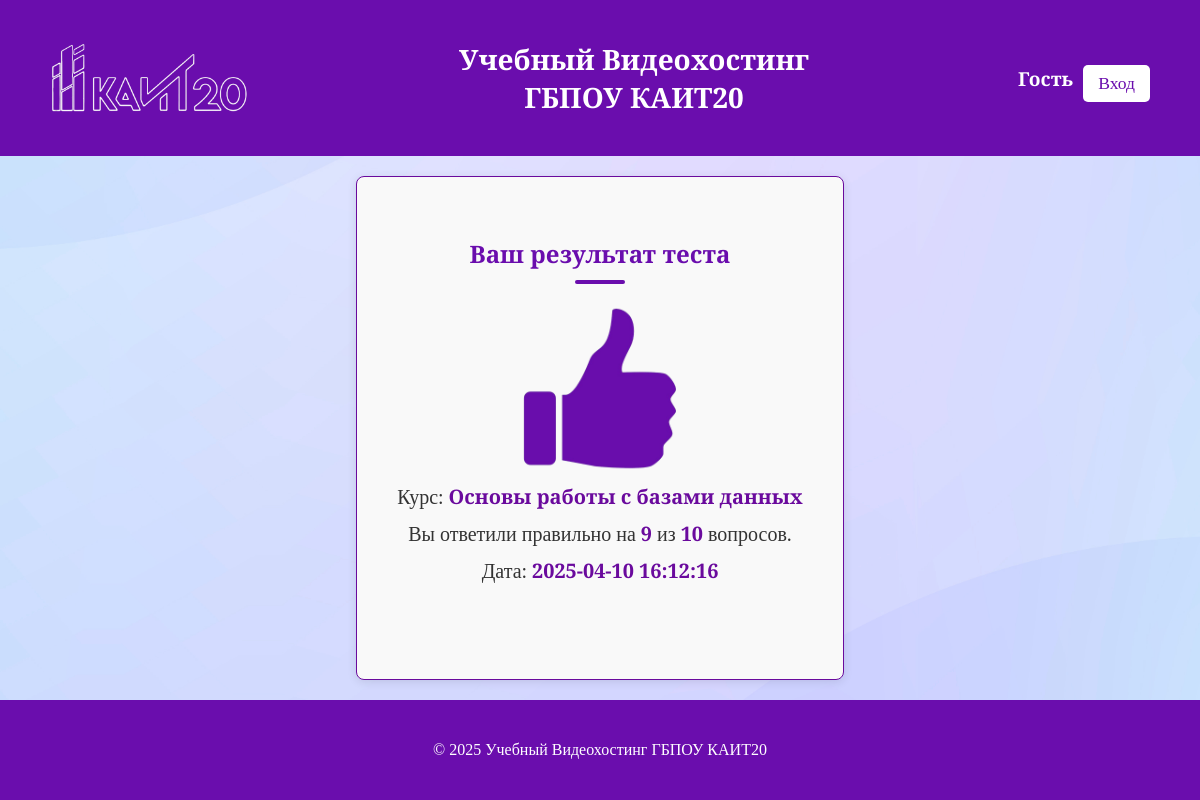
The app's page /student_result/1 with its own data.
### models.py (models this page shows)
class TestResult(db.Model):
    id = db.Column(db.Integer, primary_key=True)
    username = db.Column(db.String(80), nullable=False)
    course = db.Column(db.String(100), nullable=False)
    score = db.Column(db.Integer, nullable=False)
    timestamp = db.Column(db.DateTime, default=datetime.datetime.utcnow)

### app.py (the view)
@app.route('/student_result/<int:result_id>')
def show_student_result(result_id):
    result = TestResult.query.get(result_id)
    if result:
        total_questions = len(questions_data[result.course])  # Получаем общее количество вопросов для курса
        return render_template('student_result.html', result=result, total_questions=total_questions, ROLE_TRANSLATIONS=ROLE_TRANSLATIONS)
    else:
        flash('Результат не найден', 'error')
        return redirect(url_for('index'))

### app.py (called while the page is built)
@app.before_request
def create_tables():
    db.create_all()

### templates/student_result.html (shortened to what this page needs)
<!DOCTYPE html>
<html lang="ru">
<head>
    <link rel="stylesheet" href="{{ url_for('static', filename='styles.css') }}">
    <link rel="stylesheet" href="{{ url_for('static', filename='test.css') }}">
    <link rel="stylesheet" href="{{ url_for('static', filename='media.css') }}">
</head>
<body>
    {% include 'header.html' %}
    <div class="result-container animate">
        <h2>Ваш результат теста</h2>
        {% set score_percentage = (result.score / total_questions) * 100 %}
        {% if score_percentage < 10 %}
            <img class="result-image" src="{{ url_for('images', filename='0-9.png') }}" alt="Результат 0-9%">
        {% elif score_percentage < 40 %}
            <img class="result-image" src="{{ url_for('images', filename='10-39.png') }}" alt="Результат 10-39%">
        {% elif score_percentage < 60 %}
            <img class="result-image" src="{{ url_for('images', filename='40-59.png') }}" alt="Результат 40-59%">
        {% elif score_percentage < 90 %}
            <img class="result-image" src="{{ url_for('images', filename='60-89.png') }}" alt="Результат 60-89%">
        {% else %}
            <img class="result-image" src="{{ url_for('images', filename='90-100.png') }}" alt="Результат 90-100%">
        {% endif %}
        <p class="result-course">Курс: <strong>{{ result.course }}</strong></p>
        <p class="result-score">Вы ответили правильно на <strong>{{ result.score }}</strong> из <strong>{{ total_questions }}</strong> вопросов.</p>
        <p class="result-date">Дата: <strong>{{ result.timestamp.strftime('%Y-%m-%d %H:%M:%S') }}</strong></p>
    </div>
    {% include 'footer.html' %}
</body>
</html>

### static/styles.css (style rules this page uses)
.animate { animation: appear 1s ease-in-out; }
html, body { height: 100%; margin: 0; }
body { display: grid; grid-template-rows: auto 1fr auto; min-height: 100vh; font-family: "PT Serif Caption", serif; background: url('/images/background.jpg') no-repeat center center fixed; background-size: cover; color: #333; padding: 0; overflow-x: hidden; }
h2 { font-size: 1.5em; color: #6a0dad; text-align: center; }
h2::after { content: ''; display: block; width: 50px; height: 4px; background: #6a0dad; margin: 10px auto; border-radius: 2px; }
p { text-align: center; }

### static/test.css (style rules this page uses)
.result-image { max-width: 300px; height: auto; display: block; margin: 0 auto; }
.result-container { text-align: center; }
.result-container { max-width: 1000px; margin: 20px auto; padding: 40px; border: 1px solid #6a0a9d; border-radius: 8px; background-color: #f9f9f9; box-shadow: 0 2px 10px rgba(0, 0, 0, 0.1); text-align: center; }
.result-course, .result-score, .result-date { font-size: 20px; margin: 10px 0; }
.result-course strong, .result-score strong, .result-date strong { color: #6a0a9d; }

### records on screen
TestResult: course "Основы работы с базами данных", score "9", timestamp "2025-04-10 16:12:16"

### other values on screen
{{ session.get('username', 'Гость') }} "Гость"
{{ total_questions }} "10"
